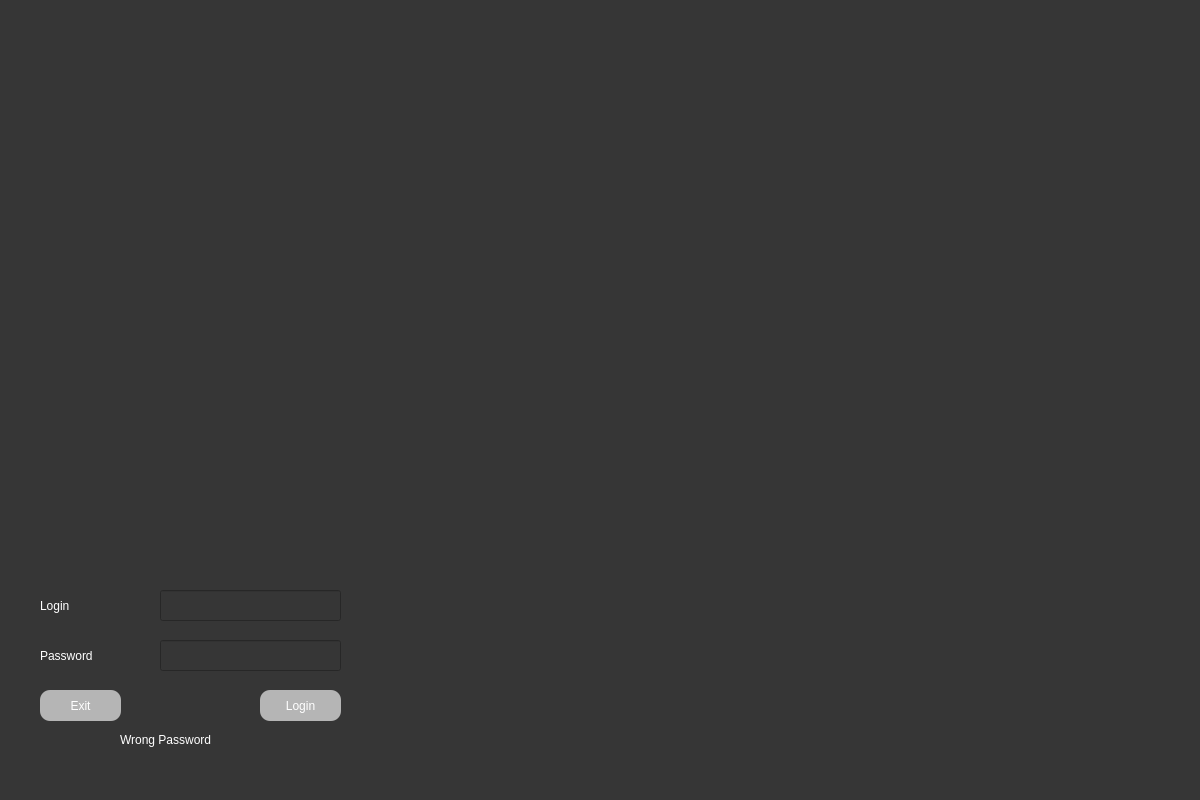
<?xml version="1.0" encoding="UTF-8"?>
<ui version="4.0">
 <class>MainWindow</class>
 <widget class="QMainWindow" name="MainWindow">
  <property name="geometry">
   <rect>
    <x>0</x>
    <y>0</y>
    <width>1200</width>
    <height>800</height>
   </rect>
  </property>
  <property name="windowTitle">
   <string>MainWindow</string>
  </property>
  <property name="styleSheet">
   <string notr="true">background-color: rgb(54, 54, 54);</string>
  </property>
  <property name="documentMode">
   <bool>false</bool>
  </property>
  <widget class="QWidget" name="centralwidget">
   <property name="styleSheet">
    <string notr="true">loginButton:hover {color: black}</string>
   </property>
   <widget class="QPushButton" name="loginButton">
    <property name="geometry">
     <rect>
      <x>260</x>
      <y>690</y>
      <width>81</width>
      <height>31</height>
     </rect>
    </property>
    <property name="styleSheet">
     <string notr="true">

QPushButton{
color: rgb(255, 255, 255); 
font: 16pt &quot;Verdana&quot;;
background-color: rgb(181, 181, 181);
border-radius: 10px;
}

QPushButton:hover {
color: rgb(255, 159, 102);
}</string>
    </property>
    <property name="text">
     <string>Login</string>
    </property>
   </widget>
   <widget class="QLabel" name="label">
    <property name="geometry">
     <rect>
      <x>40</x>
      <y>590</y>
      <width>101</width>
      <height>31</height>
     </rect>
    </property>
    <property name="styleSheet">
     <string notr="true">color: rgb(255, 255, 255); 
font: 16pt &quot;Verdana&quot;;</string>
    </property>
    <property name="text">
     <string>Login</string>
    </property>
   </widget>
   <widget class="QPushButton" name="exitButton">
    <property name="geometry">
     <rect>
      <x>40</x>
      <y>690</y>
      <width>81</width>
      <height>31</height>
     </rect>
    </property>
    <property name="styleSheet">
     <string notr="true">

QPushButton{
color: rgb(255, 255, 255); 
font: 16pt &quot;Verdana&quot;;
background-color: rgb(181, 181, 181);
border-radius: 10px;
}

QPushButton:hover {
color: rgb(255, 159, 102);
}</string>
    </property>
    <property name="text">
     <string>Exit</string>
    </property>
   </widget>
   <widget class="QLineEdit" name="passwordField">
    <property name="geometry">
     <rect>
      <x>160</x>
      <y>640</y>
      <width>181</width>
      <height>31</height>
     </rect>
    </property>
    <property name="styleSheet">
     <string notr="true">color: rgb(255, 255, 255); 
font: 16pt &quot;Verdana&quot;;</string>
    </property>
    <property name="text">
     <string/>
    </property>
   </widget>
   <widget class="QLineEdit" name="loginField">
    <property name="geometry">
     <rect>
      <x>160</x>
      <y>590</y>
      <width>181</width>
      <height>31</height>
     </rect>
    </property>
    <property name="styleSheet">
     <string notr="true">color: rgb(255, 255, 255); 
font: 16pt &quot;Verdana&quot;;

</string>
    </property>
    <property name="text">
     <string/>
    </property>
   </widget>
   <widget class="QLabel" name="label_2">
    <property name="geometry">
     <rect>
      <x>40</x>
      <y>640</y>
      <width>101</width>
      <height>31</height>
     </rect>
    </property>
    <property name="styleSheet">
     <string notr="true">color: rgb(255, 255, 255); 
font: 16pt &quot;Verdana&quot;;</string>
    </property>
    <property name="text">
     <string>Password</string>
    </property>
   </widget>
   <widget class="QLabel" name="logoLabel">
    <property name="geometry">
     <rect>
      <x>980</x>
      <y>10</y>
      <width>201</width>
      <height>191</height>
     </rect>
    </property>
    <property name="styleSheet">
     <string notr="true">font: 48pt &quot;Verdana&quot;;
color: rgb(255, 159, 102);</string>
    </property>
    <property name="text">
     <string/>
    </property>
    <property name="pixmap">
     <pixmap resource="LOGO.qrc">:/LOGO2/LOGO MMS.png</pixmap>
    </property>
    <property name="scaledContents">
     <bool>true</bool>
    </property>
   </widget>
   <widget class="QLabel" name="wrongPasswordLabel">
    <property name="enabled">
     <bool>false</bool>
    </property>
    <property name="geometry">
     <rect>
      <x>120</x>
      <y>730</y>
      <width>141</width>
      <height>20</height>
     </rect>
    </property>
    <property name="mouseTracking">
     <bool>false</bool>
    </property>
    <property name="styleSheet">
     <string notr="true">color: rgb(255, 255, 255); 
font: 12pt &quot;Verdana&quot;;</string>
    </property>
    <property name="text">
     <string>Wrong Password</string>
    </property>
   </widget>
  </widget>
  <widget class="QMenuBar" name="menubar">
   <property name="geometry">
    <rect>
     <x>0</x>
     <y>0</y>
     <width>1200</width>
     <height>21</height>
    </rect>
   </property>
  </widget>
 </widget>
 <resources>
  <include location="LOGO.qrc"/>
 </resources>
 <connections/>
</ui>
